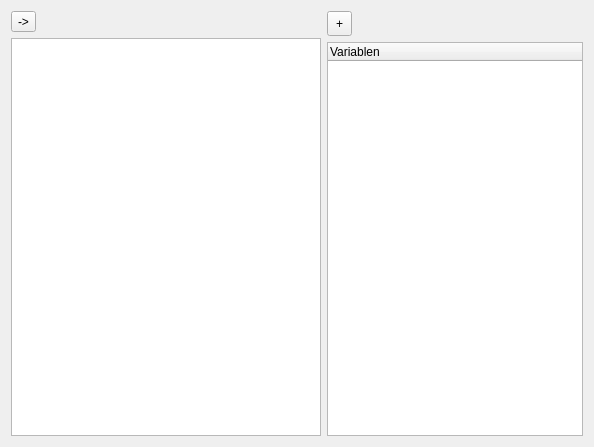
<?xml version="1.0" encoding="UTF-8"?>
<ui version="4.0">
 <class>Form</class>
 <widget class="QWidget" name="Form">
  <property name="geometry">
   <rect>
    <x>0</x>
    <y>0</y>
    <width>594</width>
    <height>447</height>
   </rect>
  </property>
  <property name="windowTitle">
   <string>Form</string>
  </property>
  <layout class="QHBoxLayout" name="horizontalLayout">
   <item>
    <layout class="QVBoxLayout" name="verticalLayout_3" stretch="2,0">
     <item>
      <widget class="QToolButton" name="connectButton">
       <property name="text">
        <string>-&gt;</string>
       </property>
       <property name="checkable">
        <bool>true</bool>
       </property>
       <property name="autoRaise">
        <bool>false</bool>
       </property>
      </widget>
     </item>
     <item>
      <widget class="QGraphicsView" name="graphicsView">
       <property name="acceptDrops">
        <bool>true</bool>
       </property>
      </widget>
     </item>
    </layout>
   </item>
   <item>
    <layout class="QVBoxLayout" name="verticalLayout">
     <property name="sizeConstraint">
      <enum>QLayout::SetFixedSize</enum>
     </property>
     <item>
      <widget class="QToolButton" name="addVarButton">
       <property name="enabled">
        <bool>true</bool>
       </property>
       <property name="minimumSize">
        <size>
         <width>25</width>
         <height>25</height>
        </size>
       </property>
       <property name="text">
        <string>+</string>
       </property>
      </widget>
     </item>
     <item>
      <widget class="variableTreeWidget" name="treeWidget">
       <property name="sizePolicy">
        <sizepolicy hsizetype="Fixed" vsizetype="Expanding">
         <horstretch>0</horstretch>
         <verstretch>0</verstretch>
        </sizepolicy>
       </property>
       <property name="dragEnabled">
        <bool>true</bool>
       </property>
       <column>
        <property name="text">
         <string>Variablen</string>
        </property>
       </column>
      </widget>
     </item>
    </layout>
   </item>
  </layout>
 </widget>
 <customwidgets>
  <customwidget>
   <class>variableTreeWidget</class>
   <extends>QTreeWidget</extends>
   <header>gui.variabletreewidget.h</header>
  </customwidget>
 </customwidgets>
 <resources/>
 <connections/>
</ui>
